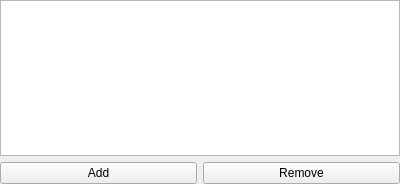
<?xml version="1.0" encoding="UTF-8"?>
<ui version="4.0">
 <class>KeysSelector</class>
 <widget class="QWidget" name="KeysSelector">
  <property name="geometry">
   <rect>
    <x>0</x>
    <y>0</y>
    <width>400</width>
    <height>184</height>
   </rect>
  </property>
  <property name="windowTitle">
   <string>Form</string>
  </property>
  <layout class="QVBoxLayout" name="verticalLayout">
   <property name="leftMargin">
    <number>0</number>
   </property>
   <property name="topMargin">
    <number>0</number>
   </property>
   <property name="rightMargin">
    <number>0</number>
   </property>
   <property name="bottomMargin">
    <number>0</number>
   </property>
   <item>
    <widget class="QListView" name="keysList">
     <property name="sizeAdjustPolicy">
      <enum>QAbstractScrollArea::AdjustToContentsOnFirstShow</enum>
     </property>
     <property name="editTriggers">
      <set>QAbstractItemView::NoEditTriggers</set>
     </property>
     <property name="selectionMode">
      <enum>QAbstractItemView::ExtendedSelection</enum>
     </property>
    </widget>
   </item>
   <item>
    <layout class="QHBoxLayout" name="keyListButtons">
     <item>
      <widget class="QPushButton" name="addButton">
       <property name="text">
        <string>Add</string>
       </property>
      </widget>
     </item>
     <item>
      <widget class="QPushButton" name="removeButton">
       <property name="text">
        <string>Remove</string>
       </property>
      </widget>
     </item>
    </layout>
   </item>
  </layout>
 </widget>
 <resources/>
 <connections/>
</ui>
